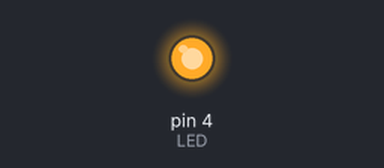
Bench run of a sketch on a simulated Arduino Uno, built with avr-gcc and run on an emulated ATmega328P. Shown: output pins drawn as LEDs (lit = HIGH).

Above: at 0.05 s.
At 11.25 s:
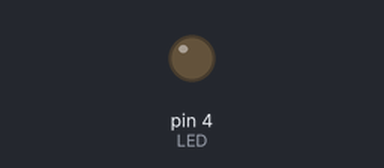
At 22.65 s:
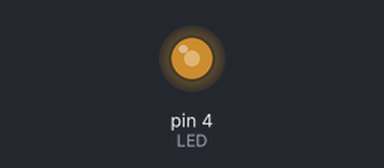
Timing chart, 0 to 29.4 s (numbered marks = the images above):
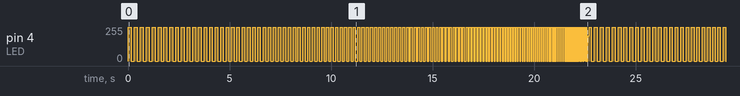

The sketch:

06_loops.ino
```cpp
#define LED 4
//carpeta comp https://drive.google.com/drive/folders/1tm3B6GzcZ989xbgSoWEtjIHVgQmGomG9
void setup() {
  //bucles controlados por contador
  //for(inicio, fin, paso)
  //bucles infinitos
  //while
  Serial.begin(115200);
  pinMode(LED, OUTPUT);
}

void loop() {
  for(int i=150 ; i>=0 ;i--){
    digitalWrite(LED, HIGH);
    delay(i);
    digitalWrite(LED, LOW);
    delay(i);
  }
}
```

Measured:
- by itself, pin 4 (LED): moves between 0/255 and 255/255, repeating every 22.7 s
